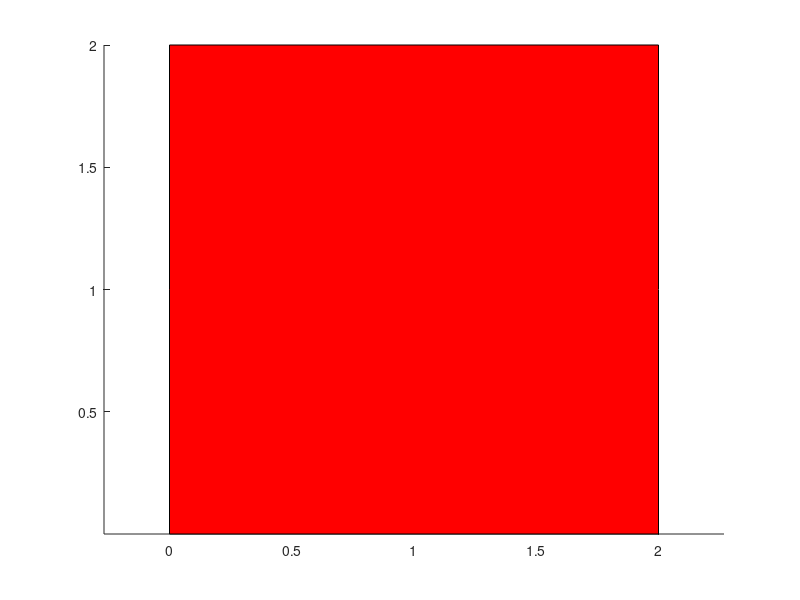

Recreate this plot in MATLAB. (Note: this script raises an error after producing the figure.)
clc; clear; close all;
%%%%%%%%%%%%%%%%%%%Displacement Field%%%%%%%%%%%%%%%%%%%%%%%%%%%%%%%%%%%%%%
% ux = A*x + B*y
% uy = C*x + D*y
%%%%%%%%%%%%%%%%%%%%%%%%%%%%%%%%%%%%%%%%%%%%%%%%%%%%%%%%%%%%%%%%%%%%%%%%%%%
filename = 'test2.gif';   %save the resulting gif with this filename
Choice = [ 0 0 0 1];
% Choice = [1 0 0 0] is uniaxial strain in the x direction
% Choice = [0 1 0 0] is uniaxial strain in the y direction
% Choice = [0 0 1 0] is pure shear strain in the xy direction
% Choice = [0 0 0 1] is any combination of strains, see below
%
% if you use choice = [0 0 0 1] please enter known_vec
% Enter any combination of strains and stress, please note only 3 values
% can be provided otherwise the system is overconstrained
% for example, if you want to apply strain in 11 and 12 (shear), then enter
% known_vec = [1 3 5] which means strain applied in 11, 12 and stress in
% 22 is 0 (unconstrained).
% another example, uniaxial strain in 11 would be known_vec = [1 5 6]
% strain applied in x direction (1) and stress in y direction (5) and shear
% direction (6) is free
%
% known_vec : eps_xx is 1 eps_yy is 2 eps_xy is 3 sigma_xx is 4 
% sigma_yy is 5  sigma_xy is 6
%
known_vec = [ 1  2 3 ]; 
gif=1;
time_step=25;
percentage_strain=50;
%%%%%%%%%%%%%%%%%%%%%%%%%%%%%%%%%%%%%%%%%%%%%%%%%%%%%%%%%%%%%%%%%%%%%%%%%%%
% Material properties: in this example, an isotropic material
% But feel free to change these properties to see how non isotropic 
% materials behave
%%%%%%%%%%%%%%%%%%%%%%%%%%%%%%%%%%%%%%%%%%%%%%%%%%%%%%%%%%%%%%%%%%%%%%%%%%%

mod=100e9;
nu=0.3;

C11 = mod/(1-nu^2);
C12 = nu*C11;
C13 = 0;
C21 = C12;
C22 = C11;
C23 = 0;
C13 = 0;
C23 = 0;
C33 = C11*(1-nu)/2;

C_mat = [ C11  C12 C13 ; C12 C22 C23; C13 C23 C33 ];

hold on;


%%
%%%%%%%%%%%%%%%%%%%%%%%%%%%%%%%%%%%%%%%%%%%%%%%%%%%%%%%%%%%%%%%%%%%%%%%%%%%
%Node numbering
%%%%%%%%%%%%%%%%%%%%%%%%%%%%%%%%%%%%%%%%%%%%%%%%%%%%%%%%%%%%%%%%%%%%%%%%%%%
%        |
%        |
%        7------6------5
%        |             |
%        |             |
%        8      9      4
%        |             |
%        |             |
%        1------2------3------

Nodes.x=[0 1 2 2 2 1 0 0 1];
Nodes.y=[0 0 0 1 2 2 2 1 1];

hold on;
fill(Nodes.x(1:8),Nodes.y(1:8),'r');
axis equal;
if gif ==1
    frame = getframe(1);
    im = frame2im(frame);
    [imind,cm] = rgb2ind(im,256);
    imwrite(imind,cm,filename,'gif', 'Loopcount',inf,'DelayTime',1);
end
%%%%%%%%%%%%%%%%%%%%%%%%%%%%%%%%%%%%%%%%%%%%%%%%%%%%%%%%%%%%%%%%%%%%%%%%%%%
%%
if Choice(1) == 1
    %%%%%%%%%%%%%%%%%%%%%%%%%%%%%%%%%%%%%%%%%%%%%%%%%%%%%%%%%%%%%%%%%%%%%%%%%%%
    %Option for entering strains in x direction in per centage strain
    %%%%%%%%%%%%%%%%%%%%%%%%%%%%%%%%%%%%%%%%%%%%%%%%%%%%%%%%%%%%%%%%%%%%%%%%%%%
    ctr=1;
    eps_xx_p = percentage_strain;   %percentage strain
    total_time=1;    %pseudotime 1 sec default
    
    sigma_yy(ctr) = 0;    %boundary conditions for normal strains in x direction
    sigma_xy(ctr) = 0;
    
    delta_t=total_time/time_step;
    eps_xx = eps_xx_p/100;
    eps_xx_dot=eps_xx/total_time;     %strain rate
    
    A=zeros(time_step+1,1);
    B=zeros(time_step+1,1);
    C=zeros(time_step+1,1);
    A_dot=zeros(time_step,1);
    B_dot=zeros(time_step,1);
    C_dot=zeros(time_step,1);
    eps_xx_cur=zeros(time_step+1,1);     %initialization
    sigma_xx = zeros(time_step+1,1);
    sigma_xx_dot = zeros(time_step,1);
    
    for i=1:time_step+1
        ux(i).nodes=zeros(length(Nodes.x),1);
        uy(i).nodes=zeros(length(Nodes.x),1);
    end
    
    for i=1:time_step
        
        A_dot(ctr) = eps_xx_dot;
        newvals=-(C_mat(2:3,1)*A_dot(ctr))'/C_mat(2:3,2:3);
        C_dot(ctr)=newvals(1);
        B_dot(ctr)=newvals(2)/2;
        eps_xx_cur(ctr+1)=eps_xx_cur(ctr)+eps_xx_dot*delta_t;
        A(ctr+1)=A(ctr)+A_dot(ctr)*delta_t;
        B(ctr+1)=B(ctr)+B_dot(ctr)*delta_t;
        C(ctr+1)=C(ctr)+C_dot(ctr)*delta_t;
        sigma_xx_dot(ctr) = C11*A_dot(ctr) + C12*C_dot(ctr) + 2*B_dot(ctr)*C13;
        sigma_xx(ctr+1) = sigma_xx(ctr) + sigma_xx_dot(ctr)*delta_t;
        ux(ctr+1).nodes = A(ctr+1).*Nodes.x + B(ctr+1).*Nodes.y;
        uy(ctr+1).nodes=  B(ctr+1).*Nodes.x + C(ctr+1).*Nodes.y;
        NewNodes.x=Nodes.x+ux(ctr+1).nodes;
        NewNodes.y=Nodes.y+uy(ctr+1).nodes;
        figure(1);
        fill(NewNodes.x(1:8),NewNodes.y(1:8),'c'); hold on; axis equal;
        if gif==1
            frame = getframe(1);
            im = frame2im(frame);
            [imind,cm] = rgb2ind(im,256);
            imwrite(imind,cm,filename,'gif','WriteMode','append','DelayTime',.1);
        end
        ctr=ctr+1;
    end
    figure(2);
    hold on;
    plot(eps_xx_cur,sigma_xx,'LineWidth',2);
end

if Choice(2) == 1
    %%
    %%%%%%%%%%%%%%%%%%%%%%%%%%%%%%%%%%%%%%%%%%%%%%%%%%%%%%%%%%%%%%%%%%%%%%%%%%%
    %Option for entering strains in y direction in per centage strain
    %%%%%%%%%%%%%%%%%%%%%%%%%%%%%%%%%%%%%%%%%%%%%%%%%%%%%%%%%%%%%%%%%%%%%%%%%%%
    
    ctr=1;
    eps_yy_p = percentage_strain;   %percentage strain
    total_time=1;    %pseudotime 1 sec default
    
    sigma_xx(ctr) = 0;    %boundary conditions for normal strains in x direction
    sigma_xy(ctr) = 0;
    
    delta_t=total_time/time_step;
    eps_yy = eps_yy_p/100;
    eps_yy_dot=eps_yy/total_time;     %strain
    
    A=zeros(time_step+1,1);
    B=zeros(time_step+1,1);
    C=zeros(time_step+1,1);
    A_dot=zeros(time_step,1);
    B_dot=zeros(time_step,1);
    C_dot=zeros(time_step,1);
    eps_yy_cur=zeros(time_step+1,1);     %initialization
    sigma_yy = zeros(time_step+1,1);
    sigma_yy_dot = zeros(time_step,1);
    
    for i=1:time_step+1
        ux(i).nodes=zeros(length(Nodes.x),1);
        uy(i).nodes=zeros(length(Nodes.x),1);
    end
    
    for i=1:time_step
        
        C_dot(ctr) = eps_yy_dot;
        newvals=-(C_mat(1:2:3,2)*C_dot(ctr))'/C_mat(1:2:3,1:2:3);
        A_dot(ctr)=newvals(1);
        B_dot(ctr)=newvals(2)/2;
        eps_yy_cur(ctr+1)=eps_yy_cur(ctr)+eps_yy_dot*delta_t;
        A(ctr+1)=A(ctr)+A_dot(ctr)*delta_t;
        B(ctr+1)=B(ctr)+B_dot(ctr)*delta_t;
        C(ctr+1)=C(ctr)+C_dot(ctr)*delta_t;
        sigma_yy_dot(ctr) = C12*A_dot(ctr) + C22*C_dot(ctr) + 2*B_dot(ctr)*C23;
        sigma_yy(ctr+1) = sigma_yy(ctr) + sigma_yy_dot(ctr)*delta_t;
        ux(ctr+1).nodes = A(ctr+1).*Nodes.x + B(ctr+1).*Nodes.y;
        uy(ctr+1).nodes=  B(ctr+1).*Nodes.x + C(ctr+1).*Nodes.y;
        NewNodes.x=Nodes.x+ux(ctr+1).nodes;
        NewNodes.y=Nodes.y+uy(ctr+1).nodes;
        figure(1);
        fill(NewNodes.x(1:8),NewNodes.y(1:8),'g'); hold on; axis equal;
        if gif==1
            frame = getframe(1);
            im = frame2im(frame);
            [imind,cm] = rgb2ind(im,256);
            imwrite(imind,cm,filename,'gif','WriteMode','append','DelayTime',.1);
        end
        ctr=ctr+1;
    end
    figure(2);
    hold on;
    plot(eps_yy_cur,sigma_yy,'--','LineWidth',2);
end

if Choice(3) == 1
    %%
    %%%%%%%%%%%%%%%%%%%%%%%%%%%%%%%%%%%%%%%%%%%%%%%%%%%%%%%%%%%%%%%%%%%%%%%%%%%
    %Option for entering strains in xy direction in per centage strain
    %%%%%%%%%%%%%%%%%%%%%%%%%%%%%%%%%%%%%%%%%%%%%%%%%%%%%%%%%%%%%%%%%%%%%%%%%%%
    
    ctr=1;
    eps_xy_p = percentage_strain;   %percentage strain
    total_time=1;    %pseudotime 1 sec default
    
    sigma_xx(ctr) = 0;    %boundary conditions for normal strains in x direction
    sigma_yy(ctr) = 0;
    
    delta_t=total_time/time_step;
    eps_xy = eps_xy_p/100;
    eps_xy_dot=eps_xy/total_time;     %strain rate
    
    A=zeros(time_step+1,1);
    B=zeros(time_step+1,1);
    C=zeros(time_step+1,1);
    A_dot=zeros(time_step,1);
    B_dot=zeros(time_step,1);
    C_dot=zeros(time_step,1);
    eps_xy_cur=zeros(time_step+1,1);     %initialization
    sigma_xy = zeros(time_step+1,1);
    sigma_xy_dot = zeros(time_step,1);
    
    for i=1:time_step+1
        ux(i).nodes=zeros(length(Nodes.x),1);
        uy(i).nodes=zeros(length(Nodes.x),1);
    end
    
    for i=1:time_step
        
        B_dot(ctr) = eps_xy_dot;
        newvals=-(C_mat(1:2,3)*B_dot(ctr))'/C_mat(1:2,1:2);
        A_dot(ctr)=newvals(1);
        C_dot(ctr)=newvals(2);
        eps_xy_cur(ctr+1)=eps_xy_cur(ctr)+eps_xy_dot*delta_t;
        A(ctr+1)=A(ctr)+A_dot(ctr)*delta_t;
        B(ctr+1)=B(ctr)+B_dot(ctr)*delta_t;
        C(ctr+1)=C(ctr)+C_dot(ctr)*delta_t;
        sigma_xy_dot(ctr) = C13*A_dot(ctr) + C23*C_dot(ctr) + 2*B_dot(ctr)*C33;
        sigma_xy(ctr+1) = sigma_xy(ctr) + sigma_xy_dot(ctr)*delta_t;
        ux(ctr+1).nodes = A(ctr+1).*Nodes.x + B(ctr+1).*Nodes.y;
        uy(ctr+1).nodes=  B(ctr+1).*Nodes.x + C(ctr+1).*Nodes.y;
        NewNodes.x=Nodes.x+ux(ctr+1).nodes;
        NewNodes.y=Nodes.y+uy(ctr+1).nodes;
        figure(1);
        fill(NewNodes.x(1:8),NewNodes.y(1:8),'y'); hold on; axis equal;
        if gif==1
            frame = getframe(1);
            im = frame2im(frame);
            [imind,cm] = rgb2ind(im,256);
            imwrite(imind,cm,filename,'gif','WriteMode','append','DelayTime',.1);
        end
        ctr=ctr+1;
    end
    figure(2);
    hold on;
    plot(eps_xy_cur,sigma_xy,'LineWidth',2);
    xlabel('Strain','Interpreter','tex');
    ylabel('Stress (Pa)','Interpreter','tex');
end

if Choice(4) == 1
    %%
    %%%%%%%%%%%%%%%%%%%%%%%%%%%%%%%%%%%%%%%%%%%%%%%%%%%%%%%%%%%%%%%%%%%%%%%%%%%
    %Option for entering any combination of strains
    %%%%%%%%%%%%%%%%%%%%%%%%%%%%%%%%%%%%%%%%%%%%%%%%%%%%%%%%%%%%%%%%%%%%%%%%%%%
    
    ctr=1;
    
    eps_xx_p = percentage_strain;
    eps_yy_p = percentage_strain/2;
    eps_xy_p = percentage_strain/5;
    sigma_xx(ctr) = 0;
    sigma_yy(ctr) = 0;
    sigma_xy(ctr) = 0;
    
    % Enter any combination strains and stress, please note only 3 values
    % can be provided otherwise the system is overconstrained
    % for example, if you want to apply strain in 11 and 12, then enter
    % known_vec = [1 3 5] which means strain applied in 11 12 and stress in
    % 22 is 0 (unconstrained)
    
    % known_vec = [eps_xx eps_yy eps_xy sigma_xx sigma_yy sigma_xy]
    
    unknown_vec = setdiff(1:6,known_vec);
    comp_C_mat = [C_mat [1 0 0; 0 1 0; 0 0 1]];
    
    
    total_time=1;    %pseudotime 1 sec default
    eps_xx_dot = 0;
    eps_yy_dot = 0;
    eps_xy_dot = 0;
    
    A=zeros(time_step+1,1);
    B=zeros(time_step+1,1);
    C=zeros(time_step+1,1);
    A_dot=zeros(time_step,1);
    B_dot=zeros(time_step,1);
    C_dot=zeros(time_step,1);
    
    eps_xx_cur=zeros(time_step+1,1);     %initialization
    sigma_xx = zeros(time_step+1,1);
    sigma_xx_dot = zeros(time_step,1);
    eps_yy_cur=zeros(time_step+1,1);     %initialization
    sigma_yy = zeros(time_step+1,1);
    sigma_yy_dot = zeros(time_step,1);
    eps_xy_cur=zeros(time_step+1,1);     %initialization
    sigma_xy = zeros(time_step+1,1);
    sigma_xy_dot = zeros(time_step,1);
    
    if ~isempty(find(known_vec==1))
        delta_t=total_time/time_step;
        eps_xx = eps_xx_p/100;
        eps_xx_dot=eps_xx/total_time;     %strain rate
    end
    
    if ~isempty(find(known_vec==2))
        delta_t=total_time/time_step;
        eps_yy = eps_yy_p/100;
        eps_yy_dot=eps_yy/total_time;     %strain
    end
    
    if ~isempty(find(known_vec==3))
        delta_t=total_time/time_step;
        eps_xy = eps_xy_p/100;
        eps_xy_dot=eps_xy/total_time;     %strain rate
    end
    con_vec = [eps_xx_dot eps_yy_dot eps_xy_dot 0 0 0 ]';
    
    for i=1:time_step+1
        ux(i).nodes=zeros(length(Nodes.x),1);
        uy(i).nodes=zeros(length(Nodes.x),1);
    end
    
    for i=1:time_step
        
        A_dot(ctr) = eps_xx_dot;
        C_dot(ctr) = eps_yy_dot;
        B_dot(ctr) = eps_xy_dot;
        
        newvals = comp_C_mat(:,unknown_vec)\(-comp_C_mat(:,known_vec)*con_vec(known_vec));
        newval_vec(unknown_vec) = newvals;
        newval_vec(known_vec) = con_vec(known_vec);
        
        A_dot(ctr)=newval_vec(1);
        B_dot(ctr)=newval_vec(3);
        C_dot(ctr)=newval_vec(2);
        
        eps_xy_cur(ctr+1)=eps_xy_cur(ctr)+eps_xy_dot*delta_t;
        eps_xx_cur(ctr+1)=eps_xx_cur(ctr)+eps_xx_dot*delta_t;
        eps_yy_cur(ctr+1)=eps_yy_cur(ctr)+eps_yy_dot*delta_t;
        A(ctr+1)=A(ctr)+A_dot(ctr)*delta_t;
        B(ctr+1)=B(ctr)+B_dot(ctr)*delta_t;
        C(ctr+1)=C(ctr)+C_dot(ctr)*delta_t;
        []
        sigma_xx_dot(ctr) = C11*A_dot(ctr) + C12*C_dot(ctr) + 2*B_dot(ctr)*C13;
        sigma_xx(ctr+1) = sigma_xx(ctr) + sigma_xx_dot(ctr)*delta_t;
        sigma_yy_dot(ctr) = C12*A_dot(ctr) + C22*C_dot(ctr) + 2*B_dot(ctr)*C23;
        sigma_yy(ctr+1) = sigma_yy(ctr) + sigma_yy_dot(ctr)*delta_t;
        sigma_xy_dot(ctr) = C13*A_dot(ctr) + C23*C_dot(ctr) + 2*B_dot(ctr)*C33;
        sigma_xy(ctr+1) = sigma_xy(ctr) + sigma_xy_dot(ctr)*delta_t;
        ux(ctr+1).nodes = A(ctr+1).*Nodes.x + B(ctr+1).*Nodes.y;
        uy(ctr+1).nodes=  B(ctr+1).*Nodes.x + C(ctr+1).*Nodes.y;
        NewNodes.x=Nodes.x+ux(ctr+1).nodes;
        NewNodes.y=Nodes.y+uy(ctr+1).nodes;
        figure(1);
        fill(NewNodes.x(1:8),NewNodes.y(1:8),'m'); hold on; axis equal;
        if gif==1
            frame = getframe(1);
            im = frame2im(frame);
            [imind,cm] = rgb2ind(im,256);
            imwrite(imind,cm,filename,'gif','WriteMode','append','DelayTime',.1);
        end
        ctr=ctr+1;
    end
    figure(2);
    hold on;
    plot(eps_xx_cur,sigma_xx,'LineWidth',2);
    plot(eps_yy_cur,sigma_yy,'--','LineWidth',2);
    plot(eps_xy_cur,sigma_xy,'LineWidth',2);
    xlabel('Strain','Interpreter','tex');
    ylabel('Stress (Pa)','Interpreter','tex');
end

Nodes.x=[0 1 2 2 2 1 0 0 1];
Nodes.y=[0 0 0 1 2 2 2 1 1];
figure(1);
hold on;
fill(Nodes.x(1:8),Nodes.y(1:8),'r');
axis equal;
figure(1);
if gif==1
    frame = getframe(1);
    im = frame2im(frame);
    [imind,cm] = rgb2ind(im,256);
    imwrite(imind,cm,filename,'gif','WriteMode','append','DelayTime',5);
end
